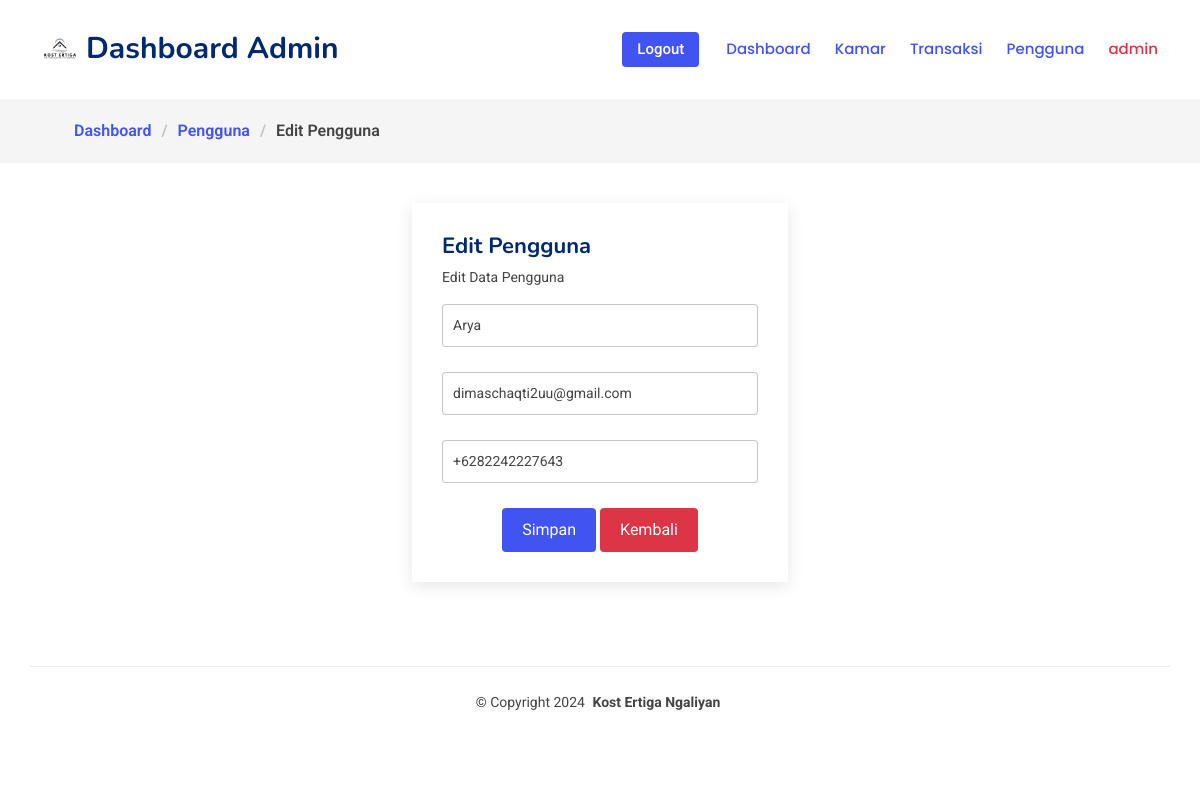
The app's page /editpelanggan.php?id=44 (signed in) with its own data.
### tables this page shows
CREATE TABLE `users` (
  `id` int(11) NOT NULL AUTO_INCREMENT,
  `nama` varchar(100) NOT NULL,
  `email` varchar(100) NOT NULL,
  `no_hp` varchar(20) NOT NULL,
  `password` varchar(255) NOT NULL,
  `created_at` timestamp NOT NULL DEFAULT current_timestamp(),
  PRIMARY KEY (`id`),
  UNIQUE KEY `email` (`email`)
);

### editpelanggan.php (the view, shortened to what this page needs)
<?php
	require_once 'config/helper.php';
	require_once 'resources/views/template.php';
	include 'koneksi.php';
	if(isset($_GET['id'])){
		$id = $_GET['id'];
		$sql = "SELECT * FROM users WHERE id = ?";
		$stmt = $conn->prepare($sql);
		$stmt->bind_param('i', $id);
		$stmt->execute();
		$result = $stmt->get_result();
		if($result->num_rows > 0){
			$data = $result->fetch_assoc();
		}else{
			$_SESSION['warning'] = '<strong>Peringatan!</strong> Data Pengguna Tidak Ditemukan.';
			header('location: pelanggan.php');
			exit();
		}
	}else{
		$_SESSION['warning'] = '<strong>Peringatan!</strong> Pilih Data yang Ingin Diedit.';
		header('location: pelanggan.php');
		exit();
	}
?>
<!DOCTYPE html>
<html lang="en">
<head>
  <?= layout('css'); ?>
</head>
<body class="starter-page-page">
  <header id="header" class="header d-flex align-items-center sticky-top">
    <div class="container-fluid container-xl position-relative d-flex align-items-center">
      <a href="./dashboard.php" class="logo d-flex align-items-center me-auto">
        <img src="assets/img/logo11.png" alt="">
        <h1 class="sitename">Dashboard Admin</h1>
      </a>
      <nav id="navmenu" class="navmenu">
        <ul>
          <li><a href="./dashboard.php" class="active">Dashboard</a></li>
		  <li><a href="./kamar.php" class="active">Kamar</a></li>
		  <li><a href="./transaksi.php" class="active">Transaksi</a></li>
		  <li><a href="./pelanggan.php" class="active">Pengguna</a></li>
		  <li><a class="text-danger" href="javascript:void(0)"><?= $_SESSION['username']; ?></a></li>
        </ul>
      </nav>
      <a class="btn-getstarted flex-md-shrink-0" href="./logoutadmin.php">Logout</a>
    </div>
  </header>
  <main class="main">
    <div class="page-title">
      <nav class="breadcrumbs">
        <div class="container">
          <ol>
            <li><a href="./dashboard.php">Dashboard</a></li>
			<li><a href="./kamar.php">Pengguna</a></li>
            <li class="current">Edit Pengguna</li>
          </ol>
        </div>
      </nav>
    </div>
	  <section id="comment-form" class="comment-form section">
		<div class="container col-4">
		  <form action=""  method="post">
			<h4>Edit Pengguna</h4>
			<p>Edit Data Pengguna</p>
			<div class="row">
			  <div class="col form-group">
				<input id="nama" name="nama" type="text" class="form-control" placeholder="Nama Pengguna" value="<?= $data['nama']; ?>" required>
			  </div>
			</div>
			<div class="row">
			  <div class="col form-group">
				<input id="email" name="email" type="email" class="form-control" placeholder="Email" value="<?= $data['email']; ?>" required>
			  </div>
			</div>
			<div class="row">
			  <div class="col form-group">
				<input id="no_hp" name="no_hp" type="text" class="form-control" placeholder="Telepon" value="<?= $data['no_hp']; ?>" required>
			  </div>
			</div>
			<div class="text-center">
			  <button type="submit" name="submit" value="submit" class="btn btn-primary">Simpan</button>
			  <button type="button" onclick="window.history.back()" class="btn btn-danger" style="border-radius: 4px; padding: 10px 20px; border: 0;">Kembali</button>
			</div>
		  </form>
		</div>
	  </section>
  </main>
  <?= layout('footer'); ?>
</body>
</html>

### assets/css/main.css (style rules this page uses)
:root { --default-font: "Roboto", system-ui, -apple-system, "Segoe UI", Roboto, "Helvetica Neue", Arial, "Noto Sans", "Liberation Sans", sans-serif, "Apple Color Emoji", "Segoe UI Emoji", "Segoe UI Symbol", "Noto Color Emoji"; --heading-font: "Nunito", sans-serif; --nav-font: "Poppins", sans-serif; }
:root { --background-color: #ffffff; --default-color: #444444; --heading-color: #012970; --accent-color: #4154f1; --surface-color: #ffffff; --contrast-color: #ffffff; }
:root { --nav-color: #012970; --nav-hover-color: #4154f1; --nav-mobile-background-color: #ffffff; --nav-dropdown-background-color: #ffffff; --nav-dropdown-color: #212529; --nav-dropdown-hover-color: #4154f1; }
:root { scroll-behavior: smooth; }
body { color: var(--default-color); background-color: var(--background-color); font-family: var(--default-font); }
a { color: var(--accent-color); text-decoration: none; transition: 0.3s; }
h1, h2, h3, h4, h5, h6 { color: var(--heading-color); font-family: var(--heading-font); }
.header { color: var(--default-color); background-color: var(--background-color); padding: 20px 0; transition: all 0.5s; z-index: 997; }
.header .logo { line-height: 1; }
.header .logo img { max-height: 36px; margin-right: 8px; }
.header .logo h1 { font-size: 30px; margin: 0; font-weight: 700; color: var(--heading-color); }
.header .btn-getstarted, .header .btn-getstarted:focus { color: var(--contrast-color); background: var(--accent-color); font-size: 15px; padding: 8px 25px; margin: 0 0 0 30px; border-radius: 4px; transition: 0.3s; font-weight: 500; }
@media (max-width: 1200px) { .header .logo { order: 1; } }
@media (max-width: 1200px) { .header .btn-getstarted { order: 2; margin: 0 15px 0 0; padding: 6px 15px; } }
@media (max-width: 1200px) { .header .navmenu { order: 3; } }
@media (min-width: 1200px) { .navmenu { padding: 0; } }
@media (min-width: 1200px) { .navmenu ul { margin: 0; padding: 0; display: flex; list-style: none; align-items: center; } }
@media (min-width: 1200px) { .navmenu li { position: relative; } }
@media (min-width: 1200px) { .navmenu a, .navmenu a:focus { color: var(--nav-color); padding: 18px 12px; font-size: 15px; font-family: var(--nav-font); font-weight: 500; display: flex; align-items: center; justify-content: space-between; white-space: nowrap; transition: 0.3s; } }
@media (min-width: 1200px) { .navmenu li:last-child a { padding-right: 0; } }
@media (min-width: 1200px) { .navmenu li:hover>a, .navmenu .active, .navmenu .active:focus { color: var(--nav-hover-color); } }
.page-title { color: var(--default-color); background-color: var(--background-color); position: relative; }
.page-title nav { background-color: color-mix(in srgb, var(--default-color), transparent 95%); padding: 20px 0; }
.page-title nav ol { display: flex; flex-wrap: wrap; list-style: none; margin: 0; font-size: 16px; font-weight: 600; }
.page-title nav ol li+li { padding-left: 10px; }
.page-title nav ol li+li::before { content: "/"; display: inline-block; padding-right: 10px; color: color-mix(in srgb, var(--default-color), transparent 70%); }
section, .section { color: var(--default-color); background-color: var(--background-color); padding: 60px 0; scroll-margin-top: 98px; overflow: clip; }
.comment-form { padding-top: 10px; }
.comment-form form { background-color: var(--surface-color); margin-top: 30px; padding: 30px; box-shadow: 0 4px 16px rgba(0, 0, 0, 0.1); }
.comment-form form h4 { font-weight: bold; font-size: 22px; }
.comment-form form p { font-size: 14px; }
.comment-form form input { background-color: var(--surface-color); color: var(--default-color); border: 1px solid color-mix(in srgb, var(--default-color), transparent 70%); font-size: 14px; border-radius: 4px; padding: 10px 10px; }
.comment-form form input::placeholder { color: color-mix(in srgb, var(--default-color), transparent 50%); }
.comment-form form .form-group { margin-bottom: 25px; }
.comment-form form .btn-primary { border-radius: 4px; padding: 10px 20px; border: 0; background-color: var(--accent-color); color: var(--contrast-color); }

### records on screen
users: nama "Arya", email "dimaschaqti2uu@gmail.com", no_hp "+6282242227643"

### other values on screen
$_SESSION['username'] "admin"
$application_name "Kost Ertiga Ngaliyan"
